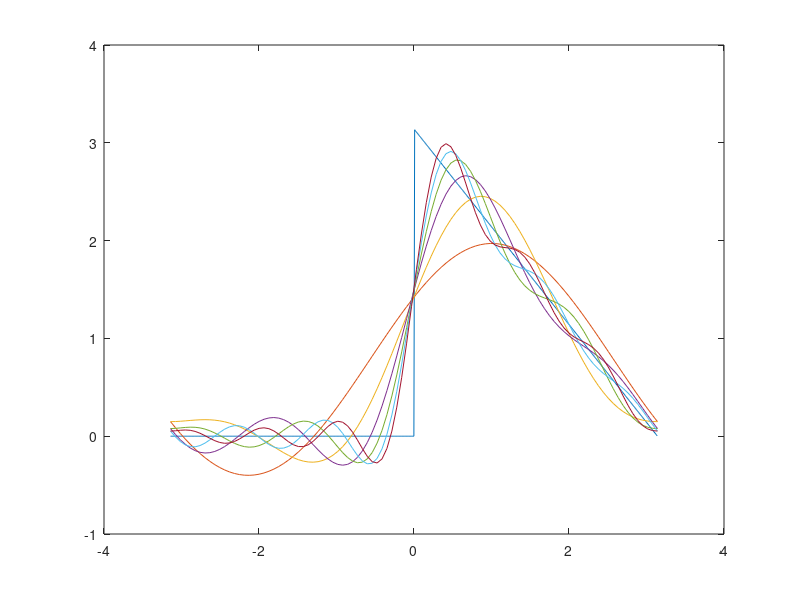

Write MATLAB code to recreate this figure.
%Graph of the Fourier Serie of example classic of triangle wave
%Graph of the function by parts
function[]=mfuncion()
t=-pi:0.01:pi;
f=(t<=0).*(0)+(t>0).*(pi-t);
plot(t,f);
hold on

%Input of variables a0, an, bn
t=linspace(-pi,pi);
an=0;
bn=0;
T=2*pi;
a0=pi/2;

%Loop for different values of n
for n=1:6
    an=an+((1-((-1)^n))/((n^2)*pi))*cos((2*n*pi*t)/T);
    bn=bn+(1/n)*sin((2*n*pi*t)/T);
    ft=(a0/2)+an+bn;
    plot(t,ft)
end
hold off

end








